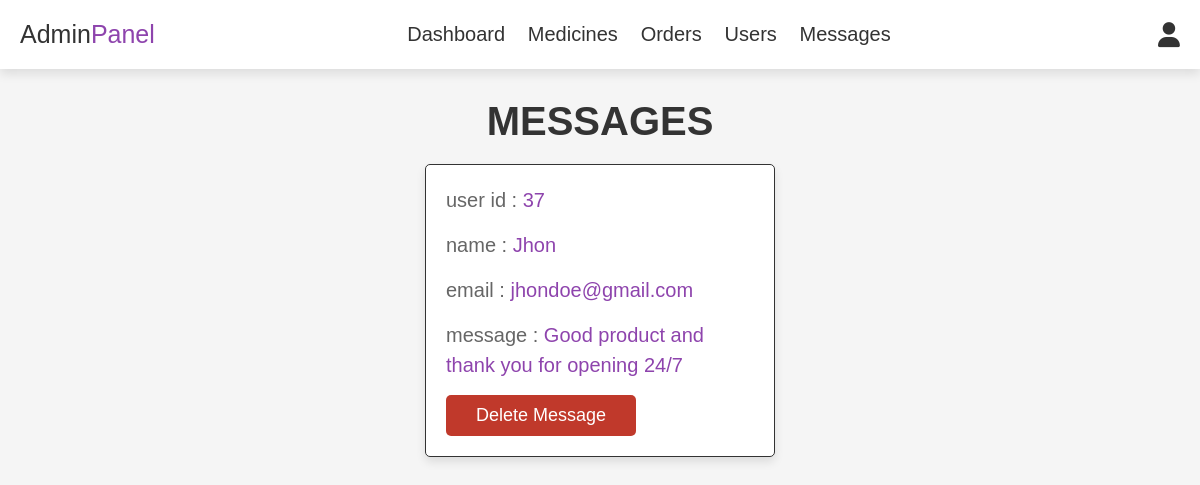
The app's page /admin/admin_contactus.php with its own data.
### tables this page shows
CREATE TABLE `contactus` (
  `id` int(100) NOT NULL,
  `name` varchar(100) NOT NULL,
  `email` varchar(100) NOT NULL,
  `message` varchar(500) NOT NULL,
  `user_id` int(11) NOT NULL
);

### admin/admin_contactus.php (the view, shortened to what this page needs)
<?php
include 'admin_menu.php';
?>
<section class="messages">
   <h1 class="title"> messages </h1>
   <div class="box-container">
   <?php
      $select_message = mysqli_query($conn, "SELECT * FROM `contactus`") or die('query failed');
      if(mysqli_num_rows($select_message) > 0){
         while($fetch_message = mysqli_fetch_assoc($select_message)){
   ?>
   <div class="box">
      <p> user id : <span><?php echo $fetch_message['user_id']; ?></span> </p>
      <p> name : <span><?php echo $fetch_message['name']; ?></span> </p>
      <p> email : <span><?php echo $fetch_message['email']; ?></span> </p>
      <p> message : <span><?php echo $fetch_message['message']; ?></span> </p>
      <a href="admin_contactus.php?delete=<?php echo $fetch_message['id']; ?>" onclick="return confirm('delete this message?');" class="delete-btn">delete message</a>
   </div>
   <?php
      };
   }else{
      echo '<p class="empty">you have no messages!</p>';
   }
   ?>
   </div>
</section>
</body>
</html>

### css/admin.css (style rules this page uses)
:root { --purple:#8e44ad; --red:#c0392b; --orange:#f39c12; --black:#333; --white:#fff; --light-color:#666; --light-white:#ccc; --light-bg:#f5f5f5; --border:.1rem solid var(--black); --box-shadow:0 .5rem 1rem rgba(0,0,0,.1); }
* { font-family: 'Rubik', sans-serif; margin:0; padding:0; box-sizing: border-box; outline: none; border:none; text-decoration: none; transition:all .2s linear; }
html { font-size: 62.5%; overflow-x: hidden; }
body { background-color: var(--light-bg); }
section { padding:3rem 2rem; }
.title { text-align: center; margin-bottom: 2rem; text-transform: uppercase; color:var(--black); font-size: 4rem; }
.btn, .option-btn, .delete-btn, .white-btn { display: inline-block; margin-top: 1rem; padding:1rem 3rem; cursor: pointer; color:var(--white); font-size: 1.8rem; border-radius: .5rem; text-transform: capitalize; }
.delete-btn { background-color: var(--red); }
.messages .box-container { display: grid; grid-template-columns: repeat(auto-fit, 35rem); justify-content: center; gap:1.5rem; max-width: 1200px; margin:0 auto; align-items: flex-start; }
.messages .box-container .box { background-color: var(--white); padding:2rem; border:var(--border); box-shadow: var(--box-shadow); border-radius: .5rem; }
.messages .box-container .box p { padding-bottom: 1.5rem; font-size: 2rem; color:var(--light-color); line-height: 1.5; }
.messages .box-container .box p span { color:var(--purple); }
.messages .box-container .box .delete-btn { margin-top: 0; }

### records on screen
contactus: user "37", name "Jhon", email "jhondoe@gmail.com", message "Good product and thank you for opening 24/7"
